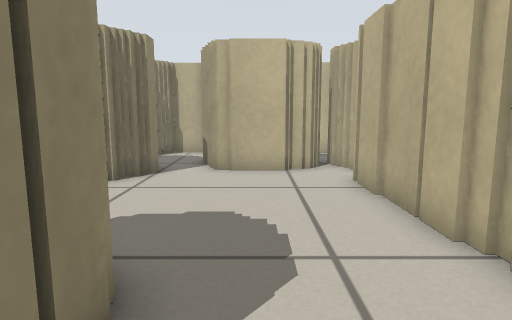
view 1 (above)

13 first-person views from a walk through a Stage world. The camera is 0.45 m above the floor, tilts 8° down and sees 75° across. The lines on the ground mark 1 m squares. The floor is counted in squares, 0.25 m on a side. Each view is taken from the middle of a square. On the plan, view 1 faces up. The plan holds only what a view shows up to about 17 squares ahead; the rest is blank. The place goes on beyond the plan. Robots are left out.

view 2
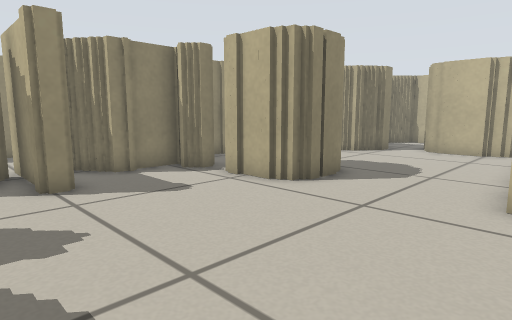

view 3
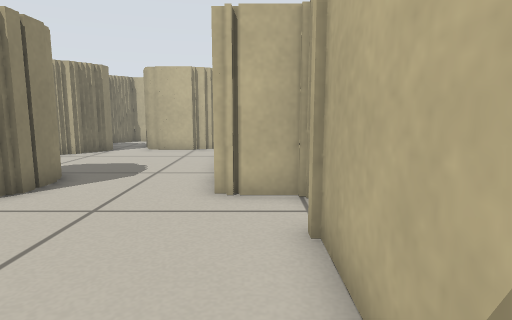

view 4
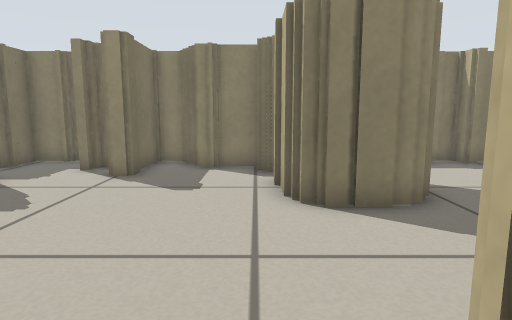

view 5
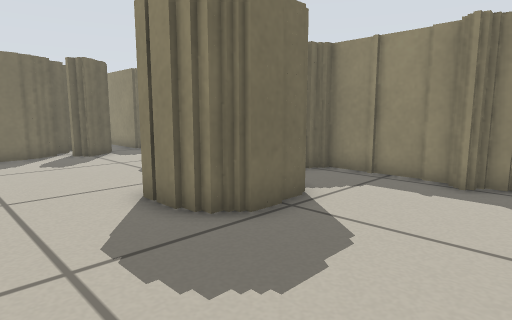

view 6
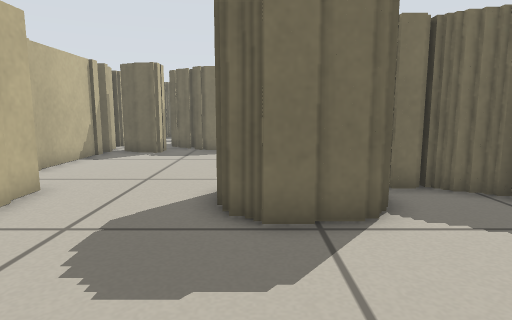

view 7
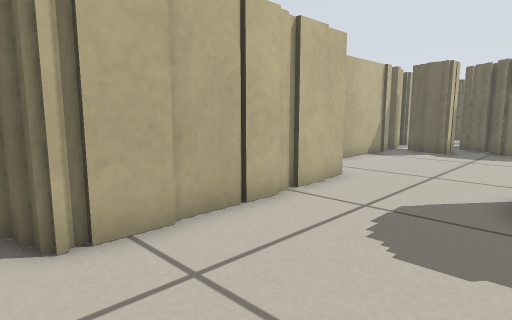

view 8
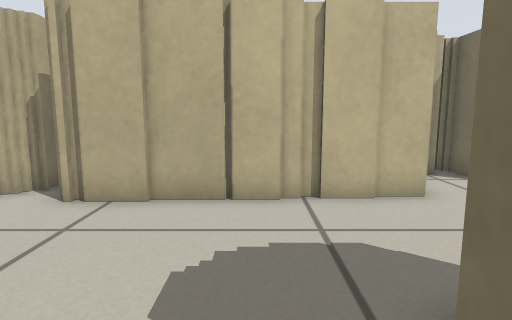

view 9
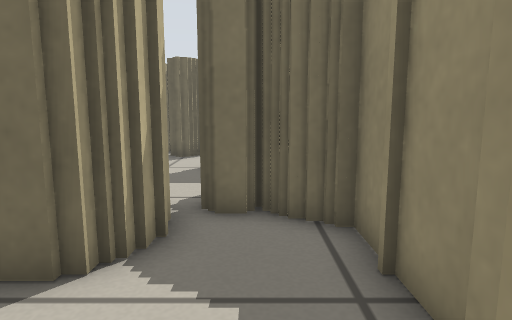

view 10
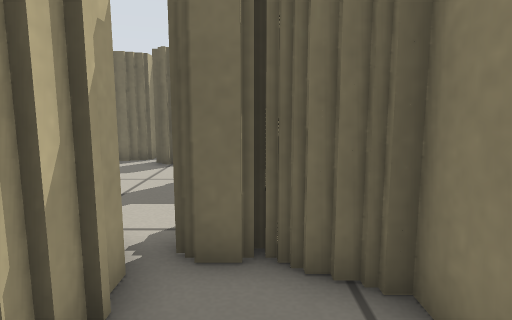

view 11
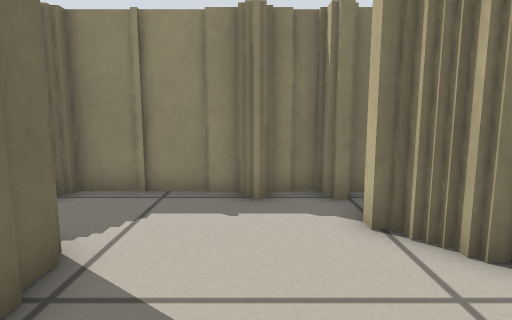

view 12
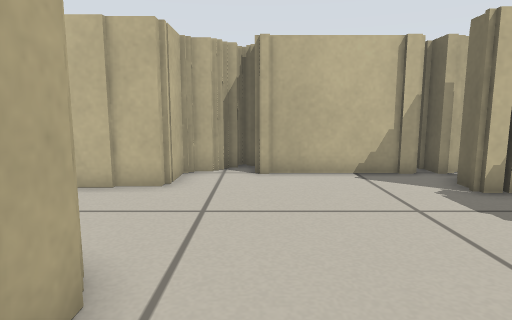

view 13
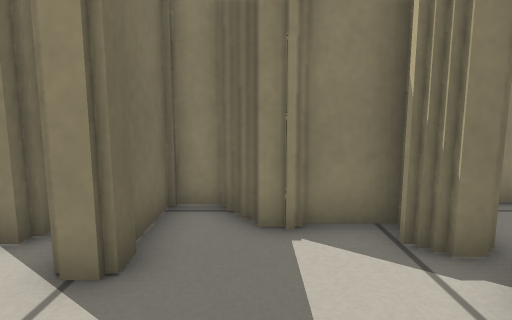

### Floor plan
Key: @ floor where view 1 was taken; # wall or solid block; . floor; T thing the floor can be seen under or through.
Columns run from 8 left of view 1 to 6 right of it. Each row starts with its distance up from view 1.
 11      ########
 10     ##..##..#
  9 #  ##......##
  8 ####.......#
  7 #..........#
  6 ##.........#
  5 ##.........#
  4 ##...##....#
  3 #...T ##...#
  2 ##.TT ##...#
  1  #TTT##....####
  0  ##T....@.....#
 -1   #..........##
 -2  ##..........#
 -3 ##...........#
 -4  ###.........#
 -5   ##.........#
 -6    #......##.##
 -7    ###########

Where each view was taken, in squares from view 1:
view 1: 0 up, 0 right, facing up
view 2: 6 down, 4 right, facing up-left
view 3: 6 down, 4 right, facing up
view 4: 0 up, 5 right, facing left
view 5: 8 up, 2 right, facing down-left
view 6: 9 up, 2 left, facing down
view 7: 10 up, 2 left, facing down-right
view 8: 5 up, 4 left, facing right
view 9: 7 up, 6 left, facing down
view 10: 5 up, 6 left, facing down
view 11: 6 up, 0 right, facing left
view 12: 1 down, 5 left, facing right
view 13: 2 down, 1 left, facing left
